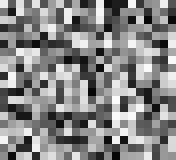
#> input picture files/wn0.png, 22 x 20 px (shown 8 times larger)
$ python 'lee _imagen.py'   (Python 2 division)
#> lines starting #> are read from the running program, lines starting #| are printed output that depends on the picture
from PIL import Image  # read image
import numpy as np  # convert image to matrix
import os
import datetime

CANT_COLORES = 8
PATH = '../files/wn0.png'
X_INIT = -3
X_MAX = 120
PASO_X = 3
Y_INIT = -3
Y_MAX = 160
PASO_Y = 3
Z_MAX = 5
PRES_Z_RECARGA = -8
PRES_Z_PINTA = -5
MODO_PINTURA = 0  # 0 Puntual; 1 Semi diagonal post; 2 Semi diagonal pre
RECARGA = 10
X_RECARGA_DER = -10
X_RECARGA_IZQ = X_MAX + 10


def genera_rangos(n):
    a = range(256)
    k, m = divmod(len(a), n)
    return list(a[i * k + min(i, m):(i + 1) * k + min(i + 1, m)] for i in xrange(n))


def trunca_imagen(imagen):
    # Convertir a escala de grises
    im = imagen.convert('L')
    # Genera rangos de color
    rangos = genera_rangos(CANT_COLORES)
    # Crear arreglo a partir de imagen
    arreglo_im = list(im.getdata())
    # Segmentar imagen incluyendo blancos y negros absolutos
    for index, pix in enumerate(arreglo_im):
        for ind, rango in enumerate(rangos):
            if pix in rango:
                if ind == 0:
                    arreglo_im[index] = 1
                elif ind == CANT_COLORES - 1:
                    arreglo_im[index] = 255
                else:
                    arreglo_im[index] = (max(rango) + min(rango)) / 2
    # print arreglo_im

    return arreglo_im


def genera_arreglos_por_color(arr_img):
    # Selecciona valores unicos de la lista
    vals_unicos = sorted(list(set(arr_img)))
    # Crea diccionario para almacenar las matrices separadas
    arreglos_por_color = {}
    for elem in vals_unicos:
        arreglos_por_color[elem] = [0]*len(arr_img)
    # Agrega el elemento que corresponda a cada valor en el indice adecuado
    for ind, color in enumerate(arr_img):
        arreglos_por_color[color][ind] = color
    return arreglos_por_color


def gesto_pintura(ind_x, ind_y, gesto, direc, arch):
    if gesto == 1:
        #  pinta semi diagonal post
        inst = "G00 X" + str(ind_x*PASO_X) + " Y" + str(ind_y*PASO_Y) + " Z" + str(Z_MAX) + "\n"
        arch.write(inst)
        arch.write("G00 Z" + str(PRES_Z_PINTA) + "\n")
    elif gesto == 2:
        # pinta semi diagonal pre
        inst = "G00 X" + str(ind_x*PASO_X) + " Y" + str(ind_y*PASO_Y) + " Z" + str(PRES_Z_PINTA) + "\n"
        arch.write(inst)
        arch.write("G00 Z" + str(Z_MAX) + "\n")
    else:
        #  pinta puntual
        if direc == "ver":
            inst = "G00 X" + str(ind_x*PASO_X) + " Y" + str(ind_y*PASO_Y) + "\n"
            arch.write(inst)
            arch.write("G00 Z" + str(PRES_Z_PINTA) + "\n")
            arch.write("G00 Z" + str(Z_MAX) + "\n")
        else:
            inst = "G00 X" + str(ind_x*PASO_X) + " Y" + str(ind_y*PASO_Y) + "\n"
            arch.write(inst)
            arch.write("G00 Z" + str(PRES_Z_PINTA) + "\n")
            arch.write("G00 Z" + str(Z_MAX) + "\n")


def recarga(ind_x, arch):
    if ind_x + 1 > w/2:
        arch.write("G00 X" + str(X_RECARGA_DER) + "\n")
    else:
        arch.write("G00 X" + str(X_RECARGA_IZQ) + "\n")

    arch.write("G00 Z" + str(PRES_Z_RECARGA) + "\n")
    arch.write("G00 Z" + str(Z_MAX) + "\n")

def pintado(mat, direc, path_archivo):
    # direc = 0: pinta horizontal
    # direc = 1: pinta vertical

    with open(path_archivo, "w+") as a:
        # [5 lines of commented-out code are left out]
        a.write("G90G17\n"
                "f22000\n"
                "S0\n")
        #   Mover cursor al punto inicial
        a.write("G00 X" + str(X_INIT) + " Y" + str(Y_INIT) + " Z" + str(Z_MAX) + "\n")
        cont = 0
        if direc == 0:  # pinta vertical
            mat = mat.tolist()
            print mat
            print "\n\n"
            for ind_y, renglon in enumerate(mat):
                print ind_y, renglon
                for ind_x, val in enumerate(renglon):
                    if val > 0:
                        # print ind_x + 1
                        gesto_pintura(ind_x, ind_y, MODO_PINTURA, "ver", a)
                        cont += 1
                        if cont == RECARGA:
                            recarga(ind_x, a)
                            cont = 0
        else:  # pinta horizontal
            mat = mat.transpose()
            mat = mat.tolist()
            print mat
            print "\n\n"
            for ind_x, columna in enumerate(mat):
                print ind_x, columna
                for ind_y, val in enumerate(columna):
                    if val > 0:
                        # print ind_x + 1
                        gesto_pintura(ind_x, ind_y, MODO_PINTURA, "hor", a)
                        cont += 1
                        if cont == RECARGA:
                            recarga(ind_x, a)
                            cont = 0


def genera_gcode(dict_colores):
    rec_izq = "G00 " + str(X_RECARGA_IZQ)
    rec_der = "G00 " + str(X_RECARGA_DER)
    for cont_col, elem in enumerate(dict_colores):
        nom_archivo = str(elem) + ".txt"
        path_archivo = dir_path + "/" + nom_archivo
        print path_archivo
        # Crea matriz a partir de arreglo
        matriz_im = np.mat(dict_colores[elem]).reshape(w, h)
        # exit()
        pintado(matriz_im, divmod(cont_col, 2)[1], path_archivo)


if __name__ == '__main__':
    # Crea directorio con nombre unico
    dir_path = "../files/prueba_" + str(datetime.datetime.now()).split(".")[0].replace(" ", "_")
    if not os.path.exists(dir_path):
        os.makedirs(dir_path)
    # Leer Imagen
    im = Image.open(PATH)
#> im is the input picture: PIL image 22x20 RGBA; mean R, G, B, A 134.1, 134.1, 134.1, 255
    # Largo y ancho de la imagen
    w, h = im.size
#> w = 22; h = 20
    w, h = h, w
#> w = 20; h = 22
    # Segmenta imagen en colores limitados; arreglo
    imagen_arr = trunca_imagen(im)
#> in trunca_imagen, `arreglo_im = list(im.getdata())`: arreglo_im = 440 values, max 252 at index 278, min 6 at index 62, mean 134.1
#> the loop in trunca_imagen, `for index, pix in enumerate(arreglo_im):` made 440 passes
#> pix on passes 1 to 3: 236, 92, 224
#> after the loop in trunca_imagen, `for index, pix in enumerate(arreglo_im):`: arreglo_im = 440 values, max 255 at index 0, min 1 at index 10, mean 134.4
#> imagen_arr has the same summary as arreglo_im in trunca_imagen
    # Crea matriz a partir de arreglo
    matriz_im = np.mat(imagen_arr).reshape(w, h)
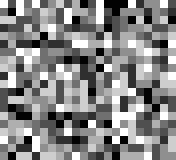
#> matriz_im: shape (20, 22) int64 (shown 8 times larger); min 1, max 255, mean 134.4
    # Guarda la nueva imagen
    im = Image.fromarray(np.array(matriz_im, dtype='uint8'))
    save_path = dir_path + "/imagen_segmentada.png"
    im.save(save_path)
    # Genera los arreglos por color
    arreglos_por_color = genera_arreglos_por_color(imagen_arr)
#> in genera_arreglos_por_color, `vals_unicos = sorted(list(set(arr_img)))`: vals_unicos = [1, 47, 79, 111, 143, 175, 207, 255]
#> the loop in genera_arreglos_por_color, `for elem in vals_unicos:` made 8 passes
#> elem on passes 2 to 8: 47, 79, 111, 143, 175, 207, 255
#> after the loop in genera_arreglos_por_color, `for elem in vals_unicos:`: arreglos_por_color = 8 items
#> the loop in genera_arreglos_por_color, `for ind, color in enumerate(arr_img):` made 440 passes
#> arreglos_por_color = 8 items
    # Genera archivos de texto de gcode
    genera_gcode(arreglos_por_color)
#> the loop in genera_gcode, `for cont_col, elem in enumerate(dict_colores):` made 8 passes
#> (elem, nom_archivo) on passes 1 to 8: (1, '1.txt'), (47, '47.txt'), (79, '79.txt'), (111, '111.txt'), (143, '143.txt'), (175, '175.txt'), (207, '207.txt'), (255, '255.txt')
#> (printed output is left out)
#> pass 1, in genera_gcode, `matriz_im = np.mat(dict_colores[elem]).reshape(w, h)`:
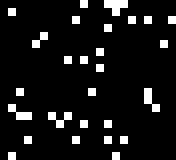
#> matriz_im: shape (20, 22) int64 (shown 8 times larger); values 0 (black) and 1 (white), 8.4% white in thin lines or dots
#> pass 2, in genera_gcode, `matriz_im = np.mat(dict_colores[elem]).reshape(w, h)`:
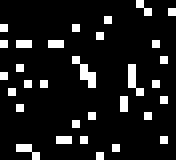
#> matriz_im: shape (20, 22) int64 (shown 8 times larger); values 0 (black) and 47 (white), 10.2% white in thin lines or dots
#> pass 2, in pintado (call 2), `mat = mat.transpose()`:
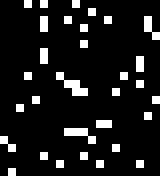
#> mat: shape (22, 20) int64 (shown 8 times larger); values 0 (black) and 47 (white), 10.2% white in thin lines or dots
#> pass 3, in genera_gcode, `matriz_im = np.mat(dict_colores[elem]).reshape(w, h)`:
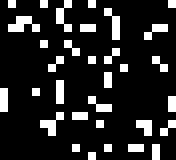
#> matriz_im: shape (20, 22) int64 (shown 8 times larger); values 0 (black) and 79 (white), 15% white in thin lines or dots
#> after the loop in genera_gcode, `for cont_col, elem in enumerate(dict_colores):`:
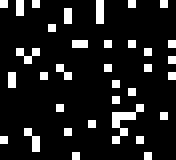
#> matriz_im: shape (20, 22) int64 (shown 8 times larger); 11.6% white in thin lines or dots

$ run again, with files/wn2.png copied over files/wn0.png
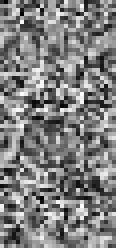
#> input picture files/wn2.png, 29 x 62 px (shown 4 times larger)
#> im is the input picture: PIL image 29x62 RGBA; mean R, G, B, A 126.9, 126.9, 126.9, 255
#> in trunca_imagen, `arreglo_im = list(im.getdata())`: arreglo_im = 1798 values, max 255 at index 672, min 0 at index 1431, mean 126.9
#> the loop in trunca_imagen, `for index, pix in enumerate(arreglo_im):` made 1798 passes
#> pix on passes 1 to 3: 43, 4, 110
#> after the loop in trunca_imagen, `for index, pix in enumerate(arreglo_im):`: arreglo_im = 1798 values, max 255 at index 16, min 1 at index 1, mean 126.6
#> imagen_arr has the same summary as arreglo_im in trunca_imagen
#> vals_unicos = [1, 47, 79, 111, 143, 175, 207, 255]
#> the loop in genera_arreglos_por_color, `for elem in vals_unicos:` made 8 passes
#> elem on passes 2 to 8: 47, 79, 111, 143, 175, 207, 255
#> after the loop in genera_arreglos_por_color, `for elem in vals_unicos:`: arreglos_por_color = 8 items
#> the loop in genera_arreglos_por_color, `for ind, color in enumerate(arr_img):` made 1798 passes
#> color on passes 1 to 3: 47, 1, 111
#> the loop in genera_gcode, `for cont_col, elem in enumerate(dict_colores):` made 8 passes
#> (elem, nom_archivo) on passes 1 to 8: (1, '1.txt'), (47, '47.txt'), (79, '79.txt'), (111, '111.txt'), (143, '143.txt'), (175, '175.txt'), (207, '207.txt'), (255, '255.txt')
#> (printed output is left out)
#> pass 1, in genera_gcode, `matriz_im = np.mat(dict_colores[elem]).reshape(w, h)`:
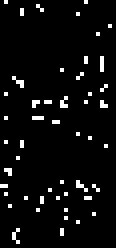
#> matriz_im: shape (62, 29) int64 (shown 4 times larger); values 0 (black) and 1 (white), 4.7% white in thin lines or dots
#> after the loop in genera_gcode, `for cont_col, elem in enumerate(dict_colores):`:
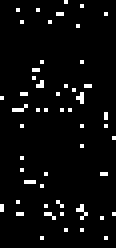
#> matriz_im: shape (62, 29) int64 (shown 4 times larger); 4.3% white in thin lines or dots
